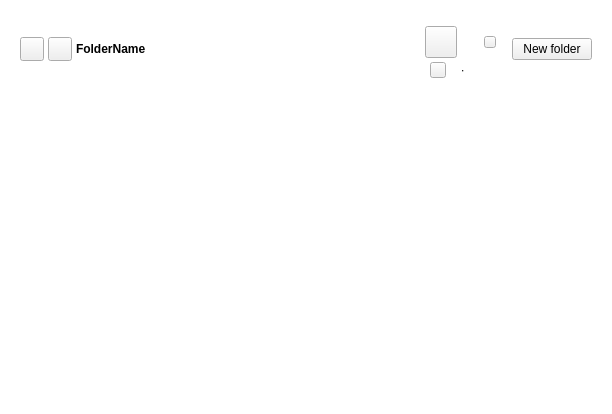
<?xml version="1.0" encoding="UTF-8"?>
<ui version="4.0">
 <class>NodeSelectorTreeViewWidget</class>
 <widget class="QWidget" name="NodeSelectorTreeViewWidget">
  <property name="geometry">
   <rect>
    <x>0</x>
    <y>0</y>
    <width>612</width>
    <height>414</height>
   </rect>
  </property>
  <property name="windowTitle">
   <string notr="true"/>
  </property>
  <property name="styleSheet">
   <string notr="true">#Container, #emptyPage, #emptyFolderPage, #frame, #emptyFolderFrame
{
background-color: #FFFFFF; /*colorToken.page-background*/
}

QTreeView
{
background-color: #FFFFFF; /*colorToken.page-background*/
color: #303233; /*colorToken.text-primary*/
border: none;
}

#sh_accessContainer
{
border-radius: 4px;
}

#treeViewPage
{
background-color: transparent;
}</string>
  </property>
  <layout class="QVBoxLayout" name="verticalLayout_6">
   <property name="spacing">
    <number>0</number>
   </property>
   <property name="leftMargin">
    <number>0</number>
   </property>
   <property name="topMargin">
    <number>0</number>
   </property>
   <property name="rightMargin">
    <number>0</number>
   </property>
   <property name="bottomMargin">
    <number>0</number>
   </property>
   <item>
    <widget class="QWidget" name="Container" native="true">
     <layout class="QVBoxLayout" name="verticalLayout">
      <property name="spacing">
       <number>0</number>
      </property>
      <property name="leftMargin">
       <number>0</number>
      </property>
      <property name="topMargin">
       <number>0</number>
      </property>
      <property name="rightMargin">
       <number>0</number>
      </property>
      <property name="bottomMargin">
       <number>0</number>
      </property>
      <item>
       <widget class="QWidget" name="header" native="true">
        <property name="minimumSize">
         <size>
          <width>0</width>
          <height>0</height>
         </size>
        </property>
        <property name="maximumSize">
         <size>
          <width>16777215</width>
          <height>16777215</height>
         </size>
        </property>
        <layout class="QHBoxLayout" name="horizontalLayout_2" stretch="0,2,0,0">
         <property name="spacing">
          <number>4</number>
         </property>
         <property name="leftMargin">
          <number>20</number>
         </property>
         <property name="topMargin">
          <number>20</number>
         </property>
         <property name="rightMargin">
          <number>20</number>
         </property>
         <property name="bottomMargin">
          <number>20</number>
         </property>
         <item>
          <widget class="QWidget" name="navigationButtons" native="true">
           <property name="sizePolicy">
            <sizepolicy hsizetype="Fixed" vsizetype="Preferred">
             <horstretch>0</horstretch>
             <verstretch>0</verstretch>
            </sizepolicy>
           </property>
           <layout class="QHBoxLayout" name="horizontalLayout_6">
            <property name="spacing">
             <number>4</number>
            </property>
            <property name="leftMargin">
             <number>0</number>
            </property>
            <property name="topMargin">
             <number>0</number>
            </property>
            <property name="rightMargin">
             <number>0</number>
            </property>
            <property name="bottomMargin">
             <number>0</number>
            </property>
            <item>
             <widget class="TokenizableToolButton" name="bBack">
              <property name="sizePolicy">
               <sizepolicy hsizetype="Fixed" vsizetype="Fixed">
                <horstretch>0</horstretch>
                <verstretch>0</verstretch>
               </sizepolicy>
              </property>
              <property name="minimumSize">
               <size>
                <width>24</width>
                <height>24</height>
               </size>
              </property>
              <property name="maximumSize">
               <size>
                <width>24</width>
                <height>24</height>
               </size>
              </property>
              <property name="cursor">
               <cursorShape>PointingHandCursor</cursorShape>
              </property>
              <property name="text">
               <string notr="true"/>
              </property>
              <property name="icon">
               <iconset resource="../../../gui/Resources_common.qrc">
                <normaloff>:/chevron-left_medium_thin_outline</normaloff>:/chevron-left_medium_thin_outline</iconset>
              </property>
              <property name="iconSize">
               <size>
                <width>24</width>
                <height>24</height>
               </size>
              </property>
              <property name="type" stdset="0">
               <string notr="true">ghost</string>
              </property>
              <property name="disabled_off" stdset="0">
               <string notr="true">icon-disabled</string>
              </property>
             </widget>
            </item>
            <item>
             <widget class="TokenizableToolButton" name="bForward">
              <property name="sizePolicy">
               <sizepolicy hsizetype="Fixed" vsizetype="Fixed">
                <horstretch>0</horstretch>
                <verstretch>0</verstretch>
               </sizepolicy>
              </property>
              <property name="minimumSize">
               <size>
                <width>24</width>
                <height>24</height>
               </size>
              </property>
              <property name="maximumSize">
               <size>
                <width>24</width>
                <height>24</height>
               </size>
              </property>
              <property name="cursor">
               <cursorShape>PointingHandCursor</cursorShape>
              </property>
              <property name="text">
               <string notr="true"/>
              </property>
              <property name="icon">
               <iconset resource="../../../gui/Resources_common.qrc">
                <normaloff>:/chevron-right_medium_thin_outline</normaloff>:/chevron-right_medium_thin_outline</iconset>
              </property>
              <property name="iconSize">
               <size>
                <width>24</width>
                <height>24</height>
               </size>
              </property>
              <property name="type" stdset="0">
               <string notr="true">ghost</string>
              </property>
              <property name="disabled_off" stdset="0">
               <string notr="true">icon-disabled</string>
              </property>
             </widget>
            </item>
           </layout>
          </widget>
         </item>
         <item>
          <widget class="ElidingLabel" name="lFolderName">
           <property name="sizePolicy">
            <sizepolicy hsizetype="Preferred" vsizetype="Preferred">
             <horstretch>0</horstretch>
             <verstretch>0</verstretch>
            </sizepolicy>
           </property>
           <property name="minimumSize">
            <size>
             <width>0</width>
             <height>36</height>
            </size>
           </property>
           <property name="maximumSize">
            <size>
             <width>16777215</width>
             <height>36</height>
            </size>
           </property>
           <property name="font">
            <font>
             <bold>true</bold>
             <strikeout>false</strikeout>
             <kerning>false</kerning>
            </font>
           </property>
           <property name="text">
            <string notr="true">FolderName</string>
           </property>
           <property name="font-size" stdset="0">
            <string notr="true">body-2</string>
           </property>
           <property name="bold" stdset="0">
            <bool>true</bool>
           </property>
          </widget>
         </item>
         <item>
          <widget class="QWidget" name="incomingInfo" native="true">
           <layout class="QVBoxLayout" name="verticalLayout_4">
            <property name="spacing">
             <number>4</number>
            </property>
            <property name="leftMargin">
             <number>0</number>
            </property>
            <property name="topMargin">
             <number>6</number>
            </property>
            <property name="rightMargin">
             <number>0</number>
            </property>
            <property name="bottomMargin">
             <number>0</number>
            </property>
            <item>
             <widget class="QWidget" name="sh_folderNameInfo" native="true">
              <layout class="QHBoxLayout" name="horizontalLayout_5" stretch="0,0,0,0">
               <property name="spacing">
                <number>8</number>
               </property>
               <property name="leftMargin">
                <number>0</number>
               </property>
               <property name="topMargin">
                <number>0</number>
               </property>
               <property name="rightMargin">
                <number>0</number>
               </property>
               <property name="bottomMargin">
                <number>0</number>
               </property>
               <item>
                <widget class="IconLabel" name="sh_folderIcon">
                 <property name="minimumSize">
                  <size>
                   <width>32</width>
                   <height>32</height>
                  </size>
                 </property>
                 <property name="maximumSize">
                  <size>
                   <width>32</width>
                   <height>32</height>
                  </size>
                 </property>
                 <property name="text">
                  <string notr="true"/>
                 </property>
                 <property name="iconSize">
                  <size>
                   <width>32</width>
                   <height>32</height>
                  </size>
                 </property>
                </widget>
               </item>
               <item>
                <widget class="ElidingLabel" name="sh_folderName">
                 <property name="text">
                  <string notr="true"/>
                 </property>
                </widget>
               </item>
               <item>
                <widget class="QWidget" name="sh_accessContainer" native="true">
                 <property name="sizePolicy">
                  <sizepolicy hsizetype="Fixed" vsizetype="Preferred">
                   <horstretch>0</horstretch>
                   <verstretch>0</verstretch>
                  </sizepolicy>
                 </property>
                 <property name="minimumSize">
                  <size>
                   <width>0</width>
                   <height>18</height>
                  </size>
                 </property>
                 <property name="maximumSize">
                  <size>
                   <width>16777215</width>
                   <height>18</height>
                  </size>
                 </property>
                 <property name="styleSheet">
                  <string notr="true">#sh_accessContainer[access = &quot;2&quot;]
{
background-color: #CFFCDB; /*colorToken.notification-success*/
color: #007C3E; /*colorToken.text-success*/
}

#sh_accessContainer[access = &quot;1&quot;]
{
background-color: #DFF4FE; /*colorToken.notification-info*/
color: #0078A4; /*colorToken.text-info*/
}

#sh_accessContainer[access = &quot;0&quot;]
{
background-color: #E4E4E5; /*colorToken.surface-3*/
color: #616366; /*colorToken.text-secondary*/
}</string>
                 </property>
                 <layout class="QHBoxLayout" name="horizontalLayout_7">
                  <property name="spacing">
                   <number>1</number>
                  </property>
                  <property name="leftMargin">
                   <number>4</number>
                  </property>
                  <property name="topMargin">
                   <number>3</number>
                  </property>
                  <property name="rightMargin">
                   <number>4</number>
                  </property>
                  <property name="bottomMargin">
                   <number>3</number>
                  </property>
                  <item>
                   <widget class="IconLabel" name="sh_accessIcon">
                    <property name="minimumSize">
                     <size>
                      <width>12</width>
                      <height>12</height>
                     </size>
                    </property>
                    <property name="maximumSize">
                     <size>
                      <width>12</width>
                      <height>12</height>
                     </size>
                    </property>
                    <property name="text">
                     <string notr="true"/>
                    </property>
                    <property name="icon">
                     <iconset resource="../../../gui/Resources_common.qrc">
                      <normaloff>:/star_small_thin_outline</normaloff>:/star_small_thin_outline</iconset>
                    </property>
                    <property name="iconSize">
                     <size>
                      <width>12</width>
                      <height>12</height>
                     </size>
                    </property>
                    <property name="normal_off" stdset="0">
                     <string notr="true">text-success</string>
                    </property>
                   </widget>
                  </item>
                  <item>
                   <widget class="QLabel" name="sh_accessLabel">
                    <property name="sizePolicy">
                     <sizepolicy hsizetype="Fixed" vsizetype="Preferred">
                      <horstretch>0</horstretch>
                      <verstretch>0</verstretch>
                     </sizepolicy>
                    </property>
                    <property name="text">
                     <string notr="true"/>
                    </property>
                    <property name="font-size" stdset="0">
                     <string notr="true">caption</string>
                    </property>
                   </widget>
                  </item>
                 </layout>
                </widget>
               </item>
               <item>
                <spacer name="horizontalSpacer_7">
                 <property name="orientation">
                  <enum>Qt::Horizontal</enum>
                 </property>
                 <property name="sizeHint" stdset="0">
                  <size>
                   <width>0</width>
                   <height>0</height>
                  </size>
                 </property>
                </spacer>
               </item>
              </layout>
             </widget>
            </item>
            <item>
             <widget class="QWidget" name="shareeInfo" native="true">
              <property name="minimumSize">
               <size>
                <width>0</width>
                <height>0</height>
               </size>
              </property>
              <layout class="QHBoxLayout" name="horizontalLayout_4">
               <property name="spacing">
                <number>4</number>
               </property>
               <property name="leftMargin">
                <number>5</number>
               </property>
               <property name="topMargin">
                <number>0</number>
               </property>
               <property name="rightMargin">
                <number>0</number>
               </property>
               <property name="bottomMargin">
                <number>0</number>
               </property>
               <item alignment="Qt::AlignLeft">
                <widget class="IconLabel" name="sh_userIcon">
                 <property name="minimumSize">
                  <size>
                   <width>16</width>
                   <height>16</height>
                  </size>
                 </property>
                 <property name="maximumSize">
                  <size>
                   <width>16</width>
                   <height>16</height>
                  </size>
                 </property>
                 <property name="text">
                  <string notr="true"/>
                 </property>
                </widget>
               </item>
               <item>
                <widget class="ElidingLabel" name="sh_userName">
                 <property name="text">
                  <string notr="true"/>
                 </property>
                 <property name="font-size" stdset="0">
                  <string notr="true">caption</string>
                 </property>
                 <property name="semibold" stdset="0">
                  <bool>true</bool>
                 </property>
                </widget>
               </item>
               <item>
                <widget class="QLabel" name="sh_separator">
                 <property name="text">
                  <string notr="true">∙</string>
                 </property>
                 <property name="font-size" stdset="0">
                  <string notr="true">caption</string>
                 </property>
                </widget>
               </item>
               <item alignment="Qt::AlignLeft">
                <widget class="QLabel" name="sh_userEmail">
                 <property name="text">
                  <string notr="true"/>
                 </property>
                 <property name="font-size" stdset="0">
                  <string notr="true">caption</string>
                 </property>
                </widget>
               </item>
               <item>
                <spacer name="horizontalSpacer_5">
                 <property name="orientation">
                  <enum>Qt::Horizontal</enum>
                 </property>
                 <property name="sizeHint" stdset="0">
                  <size>
                   <width>0</width>
                   <height>0</height>
                  </size>
                 </property>
                </spacer>
               </item>
              </layout>
             </widget>
            </item>
           </layout>
          </widget>
         </item>
         <item>
          <widget class="QWidget" name="customButtonsContainer" native="true">
           <property name="sizePolicy">
            <sizepolicy hsizetype="Preferred" vsizetype="Preferred">
             <horstretch>0</horstretch>
             <verstretch>0</verstretch>
            </sizepolicy>
           </property>
           <layout class="QHBoxLayout" name="customButtonsLayout">
            <property name="spacing">
             <number>0</number>
            </property>
            <property name="leftMargin">
             <number>0</number>
            </property>
            <property name="topMargin">
             <number>0</number>
            </property>
            <property name="rightMargin">
             <number>0</number>
            </property>
            <property name="bottomMargin">
             <number>0</number>
            </property>
            <item>
             <widget class="TokenizableButton" name="bNewFolder">
              <property name="sizePolicy">
               <sizepolicy hsizetype="Fixed" vsizetype="Fixed">
                <horstretch>0</horstretch>
                <verstretch>0</verstretch>
               </sizepolicy>
              </property>
              <property name="cursor">
               <cursorShape>PointingHandCursor</cursorShape>
              </property>
              <property name="text">
               <string>New folder</string>
              </property>
              <property name="icon">
               <iconset resource="../../../gui/Resources_common.qrc">
                <normaloff>:/folder-plus-01_small_thin_outline</normaloff>:/folder-plus-01_small_thin_outline</iconset>
              </property>
              <property name="iconSize">
               <size>
                <width>16</width>
                <height>16</height>
               </size>
              </property>
              <property name="type" stdset="0">
               <string notr="true">ghost</string>
              </property>
              <property name="dimension" stdset="0">
               <string notr="true">small</string>
              </property>
             </widget>
            </item>
           </layout>
          </widget>
         </item>
        </layout>
       </widget>
      </item>
      <item>
       <widget class="QWidget" name="searchButtonsWidget" native="true">
        <property name="minimumSize">
         <size>
          <width>0</width>
          <height>40</height>
         </size>
        </property>
        <property name="maximumSize">
         <size>
          <width>16777215</width>
          <height>40</height>
         </size>
        </property>
        <layout class="QHBoxLayout" name="horizontalLayout_3" stretch="0,0,0,0,1">
         <property name="spacing">
          <number>8</number>
         </property>
         <property name="leftMargin">
          <number>20</number>
         </property>
         <property name="topMargin">
          <number>0</number>
         </property>
         <property name="bottomMargin">
          <number>16</number>
         </property>
         <item>
          <widget class="TabSelector" name="cloudDriveSearch" native="true">
           <property name="maximumSize">
            <size>
             <width>16777215</width>
             <height>16777215</height>
            </size>
           </property>
           <property name="class" stdset="0">
            <string notr="true">chip</string>
           </property>
           <property name="icon" stdset="0">
            <iconset resource="../../../gui/Resources_common.qrc">
             <normaloff>:/cloud_small_thin_outline</normaloff>
             <normalon>:/cloud_small_thin_solid</normalon>:/cloud_small_thin_outline</iconset>
           </property>
          </widget>
         </item>
         <item>
          <widget class="TabSelector" name="backupsSearch" native="true">
           <property name="maximumSize">
            <size>
             <width>16777215</width>
             <height>16777215</height>
            </size>
           </property>
           <property name="class" stdset="0">
            <string notr="true">chip</string>
           </property>
           <property name="icon" stdset="0">
            <iconset resource="../../../gui/Resources_common.qrc">
             <normaloff>:/devices_small_thin_outline</normaloff>
             <normalon>:/devices_small_thin_solid</normalon>:/devices_small_thin_outline</iconset>
           </property>
          </widget>
         </item>
         <item>
          <widget class="TabSelector" name="incomingSharesSearch" native="true">
           <property name="maximumSize">
            <size>
             <width>16777215</width>
             <height>16777215</height>
            </size>
           </property>
           <property name="class" stdset="0">
            <string notr="true">chip</string>
           </property>
           <property name="icon" stdset="0">
            <iconset resource="../../../gui/Resources_common.qrc">
             <normaloff>:/folder-users_small_thin_outline</normaloff>
             <normalon>:/folder-users_small_thin_solid</normalon>:/folder-users_small_thin_outline</iconset>
           </property>
          </widget>
         </item>
         <item>
          <widget class="TabSelector" name="rubbishSearch" native="true">
           <property name="maximumSize">
            <size>
             <width>16777215</width>
             <height>16777215</height>
            </size>
           </property>
           <property name="class" stdset="0">
            <string notr="true">chip</string>
           </property>
           <property name="icon" stdset="0">
            <iconset resource="../../../gui/Resources_common.qrc">
             <normaloff>:/trash_small_thin_outline</normaloff>
             <normalon>:/trash_small_thin_solid</normalon>:/trash_small_thin_outline</iconset>
           </property>
          </widget>
         </item>
         <item>
          <spacer name="horizontalSpacer_2">
           <property name="orientation">
            <enum>Qt::Horizontal</enum>
           </property>
           <property name="sizeHint" stdset="0">
            <size>
             <width>0</width>
             <height>0</height>
            </size>
           </property>
          </spacer>
         </item>
        </layout>
       </widget>
      </item>
      <item>
       <widget class="QStackedWidget" name="stackedWidget">
        <property name="currentIndex">
         <number>0</number>
        </property>
        <widget class="QWidget" name="treeViewPage">
         <layout class="QVBoxLayout" name="verticalLayout_2">
          <property name="spacing">
           <number>0</number>
          </property>
          <property name="leftMargin">
           <number>12</number>
          </property>
          <property name="topMargin">
           <number>0</number>
          </property>
          <property name="rightMargin">
           <number>1</number>
          </property>
          <property name="bottomMargin">
           <number>0</number>
          </property>
          <item>
           <widget class="NodeSelectorTreeView" name="tMegaFolders">
            <property name="font">
             <font>
              <family>SF Pro Display</family>
              <bold>false</bold>
             </font>
            </property>
            <property name="focusPolicy">
             <enum>Qt::StrongFocus</enum>
            </property>
            <property name="frameShape">
             <enum>QFrame::StyledPanel</enum>
            </property>
            <property name="frameShadow">
             <enum>QFrame::Plain</enum>
            </property>
            <property name="alternatingRowColors">
             <bool>false</bool>
            </property>
            <property name="selectionMode">
             <enum>QAbstractItemView::SingleSelection</enum>
            </property>
            <property name="iconSize">
             <size>
              <width>24</width>
              <height>24</height>
             </size>
            </property>
            <property name="autoExpandDelay">
             <number>-1</number>
            </property>
            <property name="indentation">
             <number>18</number>
            </property>
            <property name="uniformRowHeights">
             <bool>true</bool>
            </property>
            <property name="animated">
             <bool>true</bool>
            </property>
            <property name="allColumnsShowFocus">
             <bool>false</bool>
            </property>
            <property name="expandsOnDoubleClick">
             <bool>false</bool>
            </property>
            <attribute name="headerMinimumSectionSize">
             <number>35</number>
            </attribute>
            <attribute name="headerDefaultSectionSize">
             <number>35</number>
            </attribute>
           </widget>
          </item>
         </layout>
        </widget>
        <widget class="QWidget" name="emptyPage">
         <property name="acceptDrops">
          <bool>true</bool>
         </property>
         <layout class="QVBoxLayout" name="verticalLayout_3">
          <property name="leftMargin">
           <number>0</number>
          </property>
          <property name="topMargin">
           <number>0</number>
          </property>
          <property name="rightMargin">
           <number>0</number>
          </property>
          <property name="bottomMargin">
           <number>0</number>
          </property>
          <item>
           <widget class="QFrame" name="frame">
            <property name="frameShape">
             <enum>QFrame::NoFrame</enum>
            </property>
            <property name="frameShadow">
             <enum>QFrame::Plain</enum>
            </property>
            <property name="lineWidth">
             <number>0</number>
            </property>
            <layout class="QGridLayout" name="gridLayout">
             <property name="leftMargin">
              <number>0</number>
             </property>
             <property name="topMargin">
              <number>0</number>
             </property>
             <property name="rightMargin">
              <number>0</number>
             </property>
             <property name="bottomMargin">
              <number>0</number>
             </property>
             <property name="verticalSpacing">
              <number>24</number>
             </property>
             <item row="1" column="0">
              <spacer name="horizontalSpacer_3">
               <property name="orientation">
                <enum>Qt::Horizontal</enum>
               </property>
               <property name="sizeHint" stdset="0">
                <size>
                 <width>0</width>
                 <height>0</height>
                </size>
               </property>
              </spacer>
             </item>
             <item row="1" column="2">
              <spacer name="horizontalSpacer_6">
               <property name="orientation">
                <enum>Qt::Horizontal</enum>
               </property>
               <property name="sizeHint" stdset="0">
                <size>
                 <width>0</width>
                 <height>0</height>
                </size>
               </property>
              </spacer>
             </item>
             <item row="1" column="1" alignment="Qt::AlignHCenter">
              <widget class="IconLabel" name="emptyIcon">
               <property name="minimumSize">
                <size>
                 <width>96</width>
                 <height>96</height>
                </size>
               </property>
               <property name="maximumSize">
                <size>
                 <width>96</width>
                 <height>96</height>
                </size>
               </property>
               <property name="text">
                <string notr="true"/>
               </property>
               <property name="icon">
                <iconset resource="../../../gui/Resources_common.qrc">
                 <normaloff>:/search_small_thin_outline</normaloff>:/search_small_thin_outline</iconset>
               </property>
               <property name="iconSize">
                <size>
                 <width>96</width>
                 <height>96</height>
                </size>
               </property>
               <property name="normal_off" stdset="0">
                <string notr="true">icon-secondary</string>
               </property>
              </widget>
             </item>
             <item row="3" column="1">
              <spacer name="verticalSpacer_2">
               <property name="orientation">
                <enum>Qt::Vertical</enum>
               </property>
               <property name="sizeHint" stdset="0">
                <size>
                 <width>0</width>
                 <height>0</height>
                </size>
               </property>
              </spacer>
             </item>
             <item row="2" column="1">
              <widget class="QWidget" name="textEmptyInfo" native="true">
               <property name="sizePolicy">
                <sizepolicy hsizetype="Preferred" vsizetype="Preferred">
                 <horstretch>0</horstretch>
                 <verstretch>0</verstretch>
                </sizepolicy>
               </property>
               <property name="minimumSize">
                <size>
                 <width>0</width>
                 <height>0</height>
                </size>
               </property>
               <layout class="QVBoxLayout" name="verticalLayout_7">
                <property name="spacing">
                 <number>8</number>
                </property>
                <property name="leftMargin">
                 <number>0</number>
                </property>
                <property name="topMargin">
                 <number>0</number>
                </property>
                <property name="rightMargin">
                 <number>0</number>
                </property>
                <property name="bottomMargin">
                 <number>0</number>
                </property>
                <item>
                 <widget class="QLabel" name="titleEmptyLabel">
                  <property name="text">
                   <string notr="true"/>
                  </property>
                  <property name="alignment">
                   <set>Qt::AlignCenter</set>
                  </property>
                  <property name="bold" stdset="0">
                   <bool>true</bool>
                  </property>
                 </widget>
                </item>
                <item>
                 <widget class="QLabel" name="descriptionEmptyLabel">
                  <property name="minimumSize">
                   <size>
                    <width>0</width>
                    <height>0</height>
                   </size>
                  </property>
                  <property name="maximumSize">
                   <size>
                    <width>16777215</width>
                    <height>16777215</height>
                   </size>
                  </property>
                  <property name="text">
                   <string notr="true"/>
                  </property>
                  <property name="alignment">
                   <set>Qt::AlignCenter</set>
                  </property>
                  <property name="wordWrap">
                   <bool>true</bool>
                  </property>
                  <property name="type" stdset="0">
                   <string notr="true">secondary</string>
                  </property>
                  <property name="regular" stdset="0">
                   <bool>false</bool>
                  </property>
                 </widget>
                </item>
               </layout>
              </widget>
             </item>
             <item row="0" column="1">
              <spacer name="verticalSpacer">
               <property name="orientation">
                <enum>Qt::Vertical</enum>
               </property>
               <property name="sizeHint" stdset="0">
                <size>
                 <width>0</width>
                 <height>0</height>
                </size>
               </property>
              </spacer>
             </item>
            </layout>
           </widget>
          </item>
         </layout>
        </widget>
        <widget class="QWidget" name="emptyFolderPage">
         <property name="acceptDrops">
          <bool>true</bool>
         </property>
         <layout class="QVBoxLayout" name="emptyFolderVerticalLayout">
          <property name="leftMargin">
           <number>0</number>
          </property>
          <property name="topMargin">
           <number>0</number>
          </property>
          <property name="rightMargin">
           <number>0</number>
          </property>
          <property name="bottomMargin">
           <number>0</number>
          </property>
          <item>
           <widget class="QFrame" name="emptyFolderFrame">
            <property name="frameShape">
             <enum>QFrame::NoFrame</enum>
            </property>
            <property name="frameShadow">
             <enum>QFrame::Plain</enum>
            </property>
            <property name="lineWidth">
             <number>0</number>
            </property>
            <layout class="QGridLayout" name="emptyFolderGridLayout">
             <property name="leftMargin">
              <number>0</number>
             </property>
             <property name="topMargin">
              <number>0</number>
             </property>
             <property name="rightMargin">
              <number>0</number>
             </property>
             <property name="bottomMargin">
              <number>0</number>
             </property>
             <item row="1" column="0">
              <spacer name="emptyFolderHorizontalSpacer_1">
               <property name="orientation">
                <enum>Qt::Horizontal</enum>
               </property>
               <property name="sizeHint" stdset="0">
                <size>
                 <width>0</width>
                 <height>0</height>
                </size>
               </property>
              </spacer>
             </item>
             <item row="1" column="2">
              <spacer name="emptyFolderHorizontalSpacer_2">
               <property name="orientation">
                <enum>Qt::Horizontal</enum>
               </property>
               <property name="sizeHint" stdset="0">
                <size>
                 <width>0</width>
                 <height>0</height>
                </size>
               </property>
              </spacer>
             </item>
             <item row="1" column="1" alignment="Qt::AlignHCenter">
              <widget class="IconLabel" name="emptyFolderIcon">
               <property name="minimumSize">
                <size>
                 <width>96</width>
                 <height>96</height>
                </size>
               </property>
               <property name="maximumSize">
                <size>
                 <width>96</width>
                 <height>96</height>
                </size>
               </property>
               <property name="text">
                <string notr="true"/>
               </property>
               <property name="icon">
                <iconset resource="../../../gui/Resources_light.qrc">
                 <normaloff>:/folder_small_thin</normaloff>:/folder_small_thin</iconset>
               </property>
               <property name="iconSize">
                <size>
                 <width>96</width>
                 <height>96</height>
                </size>
               </property>
               <property name="normal_off" stdset="0">
                <string notr="true">icon-secondary</string>
               </property>
              </widget>
             </item>
             <item row="3" column="1">
              <spacer name="emptyFolderVerticalSpacer_1">
               <property name="orientation">
                <enum>Qt::Vertical</enum>
               </property>
               <property name="sizeHint" stdset="0">
                <size>
                 <width>0</width>
                 <height>0</height>
                </size>
               </property>
              </spacer>
             </item>
             <item row="2" column="1">
              <widget class="QWidget" name="textEmptyFolderInfo" native="true">
               <property name="sizePolicy">
                <sizepolicy hsizetype="Expanding" vsizetype="Preferred">
                 <horstretch>0</horstretch>
                 <verstretch>0</verstretch>
                </sizepolicy>
               </property>
               <property name="minimumSize">
                <size>
                 <width>0</width>
                 <height>0</height>
                </size>
               </property>
               <layout class="QVBoxLayout" name="emptyFolderVerticalLayout_7">
                <property name="spacing">
                 <number>8</number>
                </property>
                <property name="leftMargin">
                 <number>0</number>
                </property>
                <property name="topMargin">
                 <number>0</number>
                </property>
                <property name="rightMargin">
                 <number>0</number>
                </property>
                <property name="bottomMargin">
                 <number>0</number>
                </property>
                <item>
                 <widget class="QLabel" name="titleEmptyFolderLabel">
                  <property name="visible">
                   <bool>false</bool>
                  </property>
                  <property name="text">
                   <string/>
                  </property>
                  <property name="alignment">
                   <set>Qt::AlignCenter</set>
                  </property>
                  <property name="font-size" stdset="0">
                   <string notr="true">label-1</string>
                  </property>
                  <property name="bold" stdset="0">
                   <bool>true</bool>
                  </property>
                 </widget>
                </item>
                <item>
                 <widget class="QLabel" name="descriptionEmptyFolderLabel">
                  <property name="minimumSize">
                   <size>
                    <width>0</width>
                    <height>0</height>
                   </size>
                  </property>
                  <property name="maximumSize">
                   <size>
                    <width>16777215</width>
                    <height>16777215</height>
                   </size>
                  </property>
                  <property name="text">
                   <string>Folder is empty</string>
                  </property>
                  <property name="alignment">
                   <set>Qt::AlignCenter</set>
                  </property>
                  <property name="wordWrap">
                   <bool>true</bool>
                  </property>
                  <property name="font-size" stdset="0">
                   <string notr="true">label-2</string>
                  </property>
                  <property name="type" stdset="0">
                   <string notr="true">secondary</string>
                  </property>
                  <property name="regular" stdset="0">
                   <bool>true</bool>
                  </property>
                 </widget>
                </item>
               </layout>
              </widget>
             </item>
             <item row="0" column="1">
              <spacer name="emptyFolderVerticalSpacer">
               <property name="orientation">
                <enum>Qt::Vertical</enum>
               </property>
               <property name="sizeHint" stdset="0">
                <size>
                 <width>0</width>
                 <height>0</height>
                </size>
               </property>
              </spacer>
             </item>
            </layout>
           </widget>
          </item>
         </layout>
        </widget>
       </widget>
      </item>
     </layout>
    </widget>
   </item>
  </layout>
 </widget>
 <customwidgets>
  <customwidget>
   <class>TokenizableButton</class>
   <extends>QPushButton</extends>
   <header>tokenizer/TokenizableItems/TokenizableButtons.h</header>
  </customwidget>
  <customwidget>
   <class>TokenizableToolButton</class>
   <extends>QToolButton</extends>
   <header>tokenizer/TokenizableItems/TokenizableButtons.h </header>
  </customwidget>
  <customwidget>
   <class>IconLabel</class>
   <extends>QToolButton</extends>
   <header>tokenizer/TokenizableItems/IconLabel.h</header>
  </customwidget>
  <customwidget>
   <class>TabSelector</class>
   <extends>QWidget</extends>
   <header>TabSelector.h</header>
   <container>1</container>
  </customwidget>
  <customwidget>
   <class>NodeSelectorTreeView</class>
   <extends>QTreeView</extends>
   <header>node_selector/gui/NodeSelectorTreeView.h</header>
  </customwidget>
  <customwidget>
   <class>ElidingLabel</class>
   <extends>QLabel</extends>
   <header>gui/ElidedLabel.h</header>
  </customwidget>
 </customwidgets>
 <resources>
  <include location="../../../gui/Resources_common.qrc"/>
  <include location="../../../gui/Resources_light.qrc"/>
 </resources>
 <connections/>
</ui>
